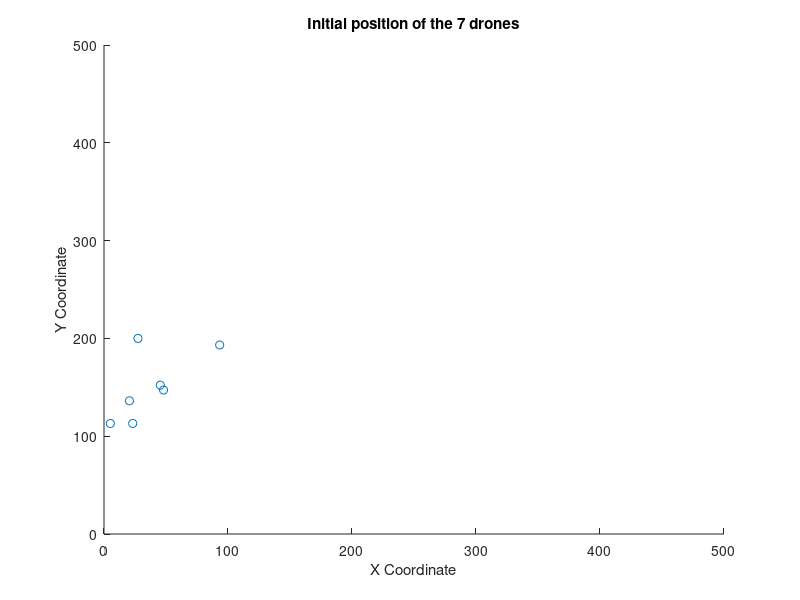
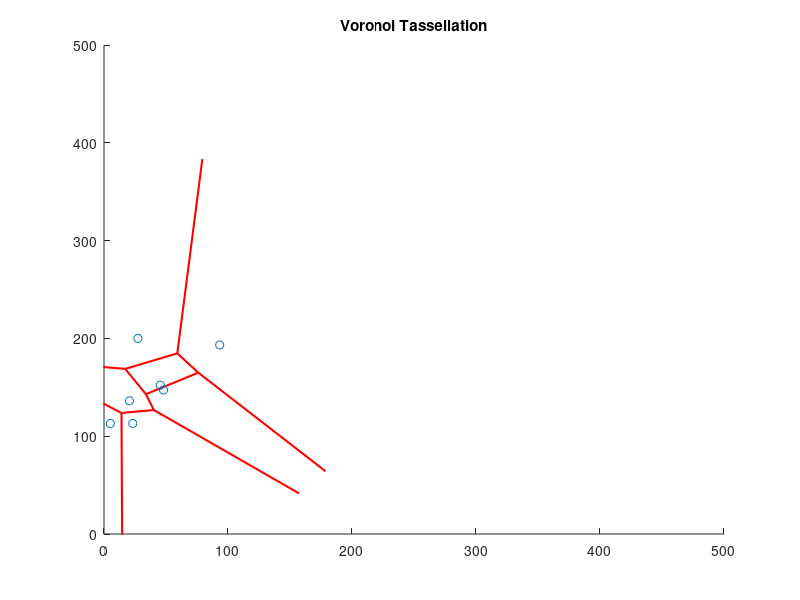
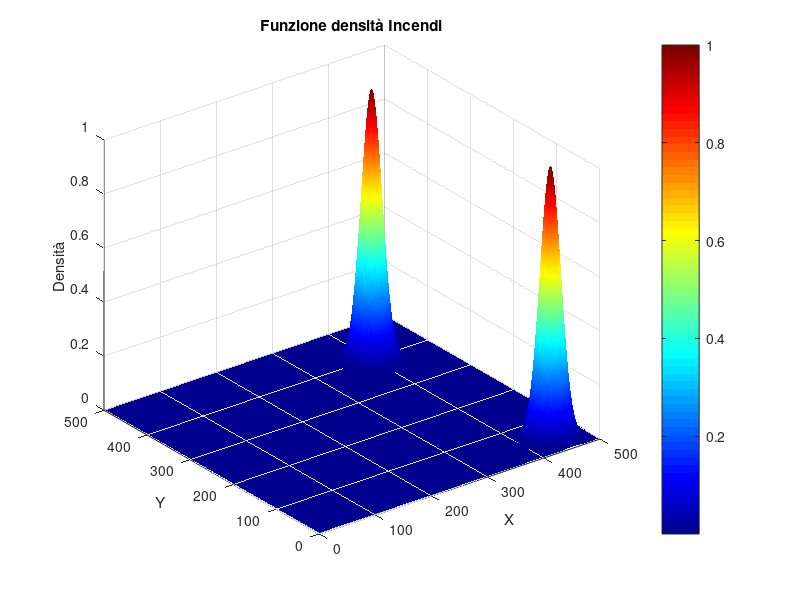
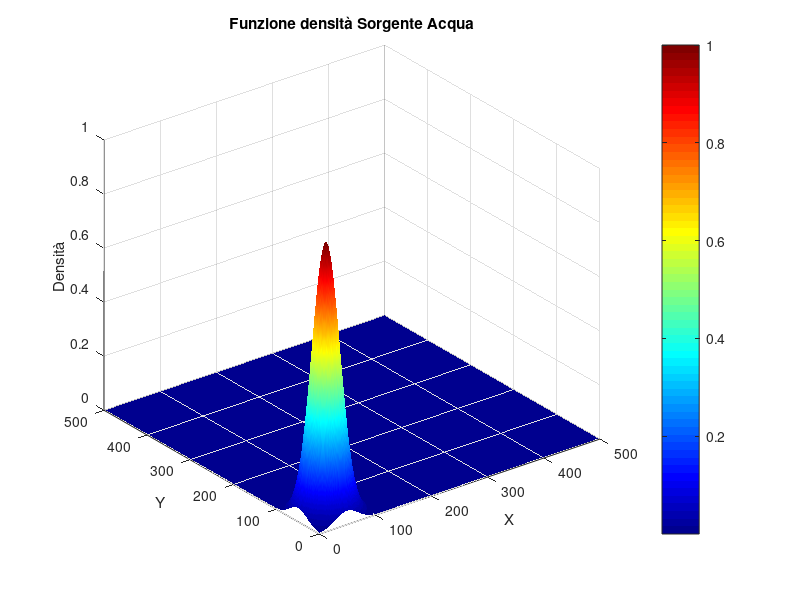

Source code (MATLAB) for these figures, in order: (Note: this script raises an error after producing the figures.)
clear all;
close all;
clc;

% Parameters
DO_SIMULATION = true;
INITIAL_VALUES = false;
PLOT_TRAJECTORIES = false;

acc_max = 100; 
inc_threshold1 = 15;  % Distance that has to be reach from the fire 1 
inc_threshold2 = 15;  % Distance that has to be reach from the fire 2
wat_threshold = 20;   % Distance that has to be reach from the water source to refill
refill_time = 20;

dt = 0.01;
T_sim = 500;

numDrones = 7;      % Set the number of drones
dimgrid = [500 500];   % Define the dimensions of the grid
Kp = 20;   % Proportional gain for the Lyoid control 
Ki = 10;               % Guadagno integrale
Kd = 10;              % Guadagno derivativo

% Matrice di transizione di stato
A = [1, 0, dt, 0;
     0, 1, 0, dt;
     0, 0, 1, 0;
     0, 0, 0, 1];

% Matrice di controllo 
B = [0.5 * dt^2,          0;
              0, 0.5 * dt^2;
             dt,          0;
              0,         dt];

stati = zeros(4,1,numDrones);

% Generate random starting positions for each point
x = rand(numDrones, 1) * 100;   % Random x coordinates
y = 100 + rand(numDrones, 1) * 100;  % Random y coordinates

points = [x,y];

% Plot the points on a figure
figure(1);
scatter(points(:,1),points(:,2));
axis([0 dimgrid(1) 0 dimgrid(2)]); 
xlabel('X Coordinate');
ylabel('Y Coordinate');
title(sprintf('Initial position of the %d drones', numDrones));

% Compute and plot Voronoi tessellation
[vx, vy] = voronoi(points(:,1), points(:,2));

figure(2);
hold on;
plot(vx, vy, 'r-', 'LineWidth', 1.5);
axis([0 dimgrid(1) 0 dimgrid(2)]); 
scatter(points(:,1),points(:,2));
title('Voronoi Tassellation');

%% Density function for fires

% Fires Positions
x_fire1 = 400;
y_fire1 = 400;
x_fire2 = 450;
y_fire2 = 50;

% Water Positions
x_water = 50;
y_water = 50;

pos_fire1 = [x_fire1, y_fire1];
pos_fire2 = [x_fire2, y_fire2];
pos_water = [x_water, y_water];

% Standard deviations of fires and water source
sigma_fire1 = 15;
sigma_fire2 = 15;
sigma_water = 20;

% Creazione della griglia di punti
[x_m, y_m] = meshgrid(1:dimgrid(1), 1:dimgrid(2));

% Calcolo della distribuzione gaussiana
G_fire = exp(-(((x_m - x_fire1).^2) / (2 * sigma_fire1^2) + ((y_m - y_fire1).^2) / (2 * sigma_fire1^2))) + exp(-(((x_m - x_fire2).^2) / (2 * sigma_fire2^2) + ((y_m - y_fire2).^2) / (2 * sigma_fire2^2)));
G_water = exp(-(((x_m - x_water).^2) / (2 * sigma_water^2) + ((y_m - y_water).^2) / (2 * sigma_water^2)));

% Visualizzazione in 3D
figure(3);
surf(x_m, y_m, G_fire);
shading interp; % Per rendere la superficie più liscia
colormap jet;
colorbar;
xlabel('X');
ylabel('Y');
zlabel('Densità');
title('Funzione densità Incendi');
drawnow;
hold off;

figure(4);
surf(x_m, y_m, G_water);
shading interp; % Per rendere la superficie più liscia
colormap jet;
colorbar;
xlabel('X');
ylabel('Y');
zlabel('Densità');
title('Funzione densità Sorgente Acqua');
drawnow;
hold off;

status = ones(numDrones,1); 
% status = 1 il drone è carico di acqua e sta andando verso l'incendio
% status = 2 il drone è scarico di acqua e sta andando a rifornirsi 

nx = points;

trajectories = zeros(numDrones,2,T_sim/dt);
trajectories(:,:,1) = nx;

for i = 1:numDrones
    stati(1,1,i) = points(i,1);
    stati(2,1,i) = points(i,2);
end

%% Initial Voronoi Tassellation
[areas,centroids,acc_des] = voronoi_function(dimgrid,stati, Kp, Ki, Kd, dt, G_fire,G_water,status);
if INITIAL_VALUES
    sum_areas = sum(areas);
    for i = 1:length(areas)
        fprintf('Initial areas %d: %f\n',i,areas(i));
    end
    disp(sum_areas)
    for i = 1:length(areas)
        fprintf('Initial centroids coordinates %d: [%f,%f]\n',i,centroids(i,1),centroids(i,2));
    end
    disp(sum_areas)
end

%% Simulation 

% Prepare figure for simulation
figure(5);
colors = lines(numDrones);
hold on;
axis([0 dimgrid(1) 0 dimgrid(2)]);
xlabel('X Coordinate');
ylabel('Y Coordinate');
title('Lloyd Simulation');

if DO_SIMULATION

    for t = 2:dt:T_sim

        dist_inc1 = pdist2(pos_fire1, nx);
        dist_inc2 = pdist2(pos_fire2, nx);
        dist_wat = pdist2(pos_water, nx);

        for i= 1:numDrones
            if(dist_inc1(i) <= inc_threshold1 || dist_inc2(i) <= inc_threshold2)
                status(i) = 2;
            end
            if dist_wat(i) <= wat_threshold 
                status(i) = 1;
            end
        end

        % Compute Voronoi tessellation and centroids
        [areas, centroids, acc_des] = voronoi_function(dimgrid, stati,  Kp, Ki, Kd, dt, G_fire, G_water, status);

        % Impose a maximum acceleration
        acc = sign(acc_des) .* min(abs(acc_des), acc_max);

        for k = 1:numDrones
            stati(:,1,k) = A * stati(:,1,k) + B * acc(k,:)';

            if PLOT_TRAJECTORIES
                trajectories(k,:,t) = [stati(1,1,k), stati(2,1,k)];
            end
        end

        cla;
        hold on;
        
        if PLOT_TRAJECTORIES
            % Save the updated positions into the trajectories array
            trajectories(:, :, t) = nx;
        end
        
        % Plot the trajectory for each drone up to the current time
        for i = 1:numDrones
            if PLOT_TRAJECTORIES
                % Extract the trajectory so far (squeeze the slice into a 2D array)
                traj = squeeze(trajectories(i, :, 1:t));
                plot(traj(1, :), traj(2, :), '-', 'Color', colors(i,:), 'LineWidth', 1.5);
            end
            % Plot the current drone position as a marker
            plot(squeeze(stati(1,1,i)), squeeze(stati(2,1,i)), 'o', 'Color', colors(i,:), 'MarkerSize', 8, 'MarkerFaceColor', colors(i,:));
            
        end
        voronoi(squeeze(stati(1,1,:)), squeeze(stati(2,1,:)));
        
        plot(x_fire1,y_fire1,'x','Color', 'r', 'MarkerSize', sigma_fire1)
        plot(x_fire2,y_fire2,'x','Color', 'r', 'MarkerSize', sigma_fire2)
        plot(x_water,y_water,'o','Color', 'b', 'MarkerSize', sigma_water)

        drawnow;  % Force MATLAB to update the figure
        % Optionally add a pause (e.g., pause(0.01)) to slow down the simulation for visualization
    end
end